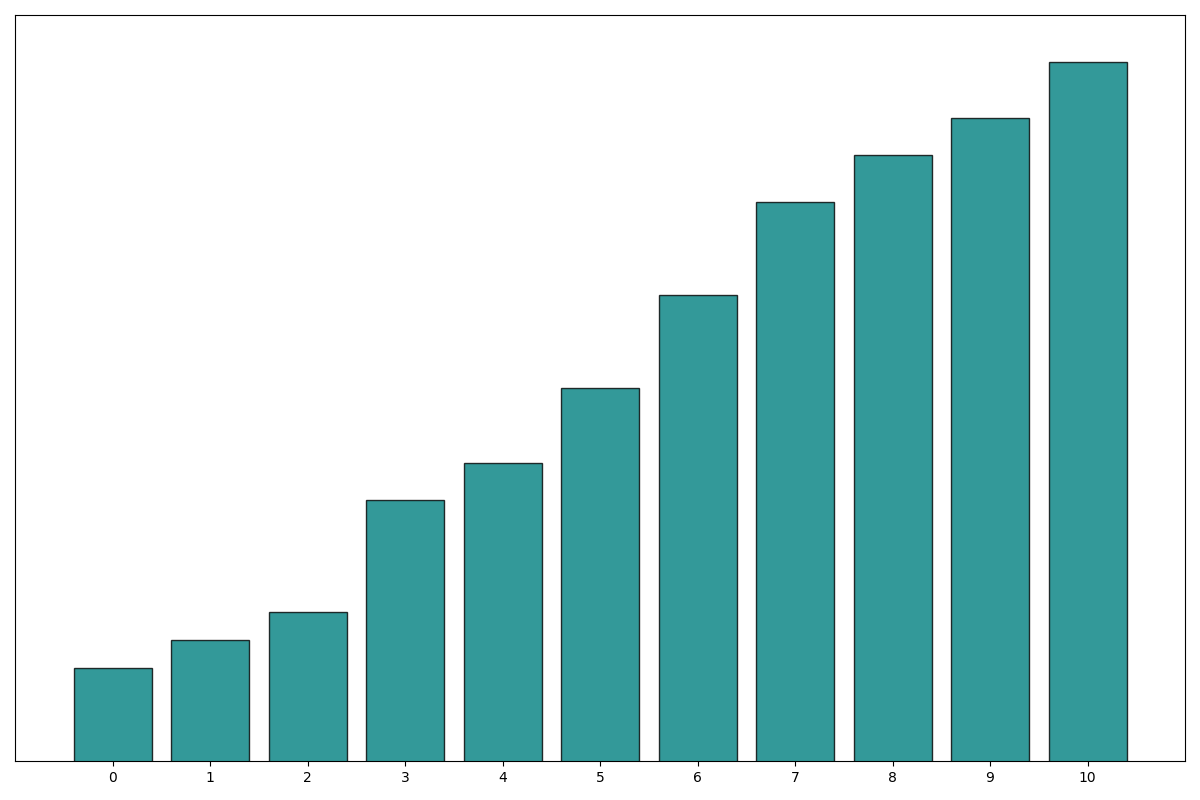

Python code for this plot:
import matplotlib.pyplot as plt
import numpy as np

creative_hours = np.array([0, 1, 2, 3, 4, 5, 6, 7, 8, 9, 10])
happiness_levels = np.array([30, 33, 36, 48, 52, 60, 70, 80, 85, 89, 95])

# Combine creative hours and happiness levels for sorting
data = list(zip(creative_hours, happiness_levels))
# Sort by happiness levels
sorted_data = sorted(data, key=lambda x: x[1], reverse=False)
sorted_creative_hours, sorted_happiness_levels = zip(*sorted_data)

fig, ax = plt.subplots(figsize=(12, 8))
ax.bar(sorted_creative_hours, sorted_happiness_levels, color='teal', alpha=0.8, edgecolor='k')

ax.set_xlim(min(creative_hours) - 1, max(creative_hours) + 1)
ax.set_ylim(20, 100)
ax.set_xticks(sorted_creative_hours)
ax.set_yticks([])

fig.tight_layout()

plt.show()
